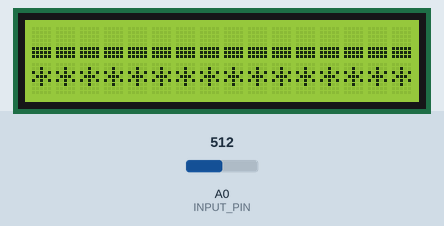
The sketch below on a simulated Arduino Uno, built with avr-gcc and run on an emulated ATmega328P. On the bench: 16×2 character LCD. The inputs (shaded band) are chosen by the test bench; at power-on: A0 (INPUT_PIN) = 512.

Above: at 1.3 s.
1.4 s: A0 (INPUT_PIN) set to 716
At 3.2 s:
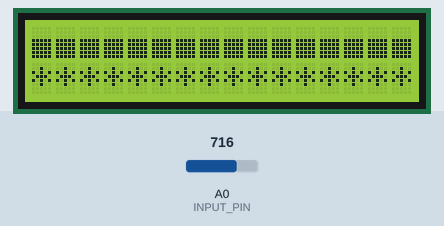
3.8 s: A0 (INPUT_PIN) set to 900
At 5.6 s:
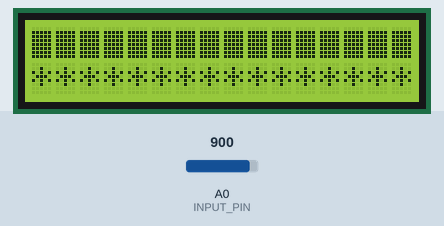
5.9 s: A0 (INPUT_PIN) set to 1023
At 7.0 s:
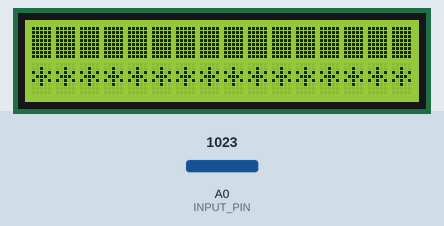
8.1 s: A0 (INPUT_PIN) set to 306
At 9.6 s:
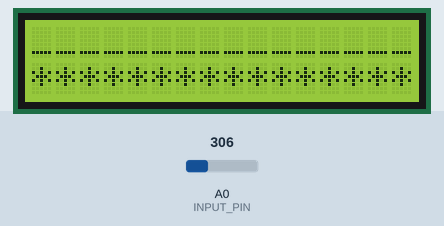
10.2 s: A0 (INPUT_PIN) set to 122
At 12.0 s:
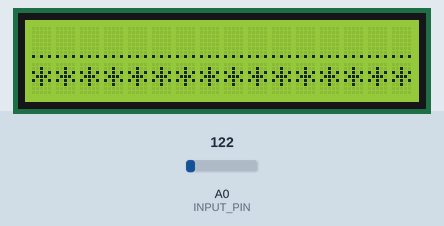
12.3 s: A0 (INPUT_PIN) set to 10
At 13.4 s:
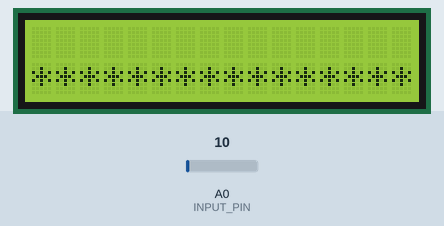
Timing chart, 0 to 15.3 s (numbered marks = the images above; inputs shaded):
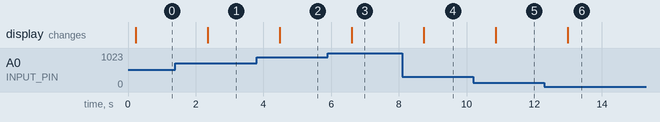

Measured:
- after the input at 1.4 s, the display: changes after 0.96 s (image 1)
- after the input at 3.8 s, the display: changes after 0.68 s (image 2)
- after the input at 5.9 s, the display: changes after 0.71 s (image 3)
- after the input at 8.1 s, the display: changes after 0.63 s (image 4)
- after the input at 10.2 s, the display: changes after 0.66 s (image 5)
- after the input at 12.3 s, the display: changes after 0.68 s (image 6)

The sketch:

code.ino
```cpp
//  https://youtu.be/ihar7-uyKWs


//  https://youtu.be/Aip54U9_HAg

// include the LCD library
#include <LiquidCrystal.h>

//INPUT_PIN: Define which arduino pin should the code probe for input
#define INPUT_PIN A0
//MAX_REPETITION: Maximum number of times certain value can be repeated before re-print it on scren
//Recommended values are: 0 for no repeation, 9, 19 or 100
#define MAX_REPETITION 19
//For how long should the LCD keep it's current reading before refreshing, default is 1000 (one second)
#define LCD_REFRESH_DELAY 1000
// Please specify here the correct pins for your LCD
LiquidCrystal lcd(12, 11, 5, 4, 3, 2);
//This array contain the characters that would represent different voltage levels (0 to 9)
//the final character '*' is used sometimes to represent very high repetition
const byte LEVELS[] = {' ', 0, '_', 1, 2, 3, 4, 5, 6, 255, '*'};


#if MAX_REPETITION < 10
void inline print_rep(int unsigned repeation_count) {
    lcd.print(repeation_count);
}

#elif MAX_REPETITION < 20
void print_rep(int unsigned repeation_count) {
    if (repeation_count < 10) {
      lcd.print(repeation_count);
    } else {
      lcd.write(LEVELS[(repeation_count - 9)]);
    }
}

#else
void print_rep(int unsigned repeation_count) {
    if (repeation_count < 10) {
      lcd.print(repeation_count);
    } else if (repeation_count < 99) {
      lcd.write(LEVELS[(repeation_count / 10)]);
    } else {
       lcd.write(LEVELS[10]);
    }
}
#endif

void setup() {
    // set up the LCD's number of columns and rows:
    lcd.begin(16, 2);

    //create custom characters for voltage levels
    //If you are using different characters for LEVELS constant, you won't need this code
    byte bar[] = {0, 0, 0, 0, 0, 0, 0, 21};
    lcd.createChar(0, bar);
    bar[7] = 31;
    for (int i=1; i < 7; i++) {
        bar[7 - i] = 31;
        lcd.createChar(i, bar);
    }
    //--- end of custom characters creation
    delay(100);
    lcd.clear();
}

int inline readInput() {
    // Get reading on grade from 0 to 9
    return (analogRead(INPUT_PIN) / 103.0);
}

void loop() {
    int unsigned repetition;
    byte unsigned last_value;
    byte unsigned value;

    byte unsigned levels[20];
    byte unsigned repetitions[20];

    byte i = 0;

    value = last_value = readInput();
    for (i = 0; i < 20; i++) {
       repetition = 0;
       while (value == last_value) {
           value = readInput();
           if (++repetition == MAX_REPETITION) break;
        }
        levels[i] = LEVELS[last_value];
        repetitions[i] = repetition;
        last_value = value;
    }
    //Try to start with the value that has highest repetition/voltage first to keep screen output a bit consistent
    //we ignore first value in the result because it's usually inaccurate
    long int unsigned best_value = 0;
    byte best_index;
    for (i=1; i < 5; i++) {
      if (best_value < (repetitions[i] + levels[i] * 10)) {
          best_value = repetitions[i] + levels[i] * 10;
          best_index = i;
      }
    }
    lcd.home();
    lcd.noDisplay();
    for (i = 0; i < 16; i++) {
        lcd.write(levels[i + best_index]);
    }
    lcd.setCursor(0, 1);
    for (i = 0; i < 16; i++) {
        print_rep(repetitions[i + best_index]);
    }
    lcd.display();
    delay(LCD_REFRESH_DELAY);
}
```
